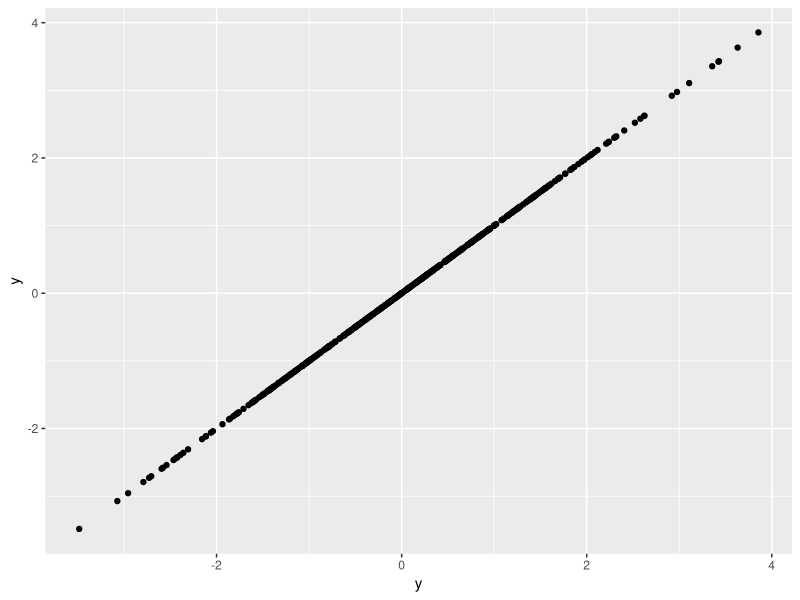

This chart was generated by the following R code:
## ---- chunk 1
library(ggplot2)
library(kableExtra)
## ---- chunk 2
# Set a random seed for reproducibility
set.seed(123)

# Create random data
x <- rnorm(500)
y <- rnorm(500) + 0.7 * x

# Combine x and y into a data frame
data <- data.frame(x, y)
## ---- chunk 3
ggplot(data = data) + 
  geom_point(aes(y, y))
## ---- chunk 4
# Manually create a function for residual sum of squares
# Args 
#   data: data.frame containing a x and y column 
#   par: numeric vector of two parameters 
# Rerun: numeric vector length 1 the MSE between predicted y and the observed y   
objective_function <- function(data, par) {
  
  predicted_y <- par[1] + par[2] * data$x
  SE <- (predicted_y - data$y)^2
  MSE <- mean(SE)
  return(MSE)
  
}
## ---- chunk 5
# Applying optim
optim_output <- optim(par = c(0, 1),
                      fn = objective_function,
                      data = data)

## ---- chunk 6
optim_output
## ---- chunk 7
alt_output <- optim(par = c(10, 10), fn = objective_function, data = data)
alt_output
## ---- chunk 8
alt_output_2 <- optim(par = c(0, -10), fn = objective_function, data = data)
alt_output_2
## ---- chunk 9
fit <- lm(data = data, formula = y ~ x)
## ---- chunk 10
fit
## ---- chunk 11
class(optim_output)
## ---- chunk 12
class(fit)
## ---- chunk 13

# Removing the names from the coefficient lists for fit
coeffs <- fit$coefficients
names(coeffs) <- NULL

# Making the dataframe to be converted into a table
method_names <- c("optim, par = (0, 1)",
                  "optim, par = (10, 10)",
                  "optim, par = (0, -10)",
                  "lm")
par1 <- c(unlist(optim_output, use.names = FALSE)[1], 
          unlist(alt_output, use.names = FALSE)[1],
          unlist(alt_output_2, use.names = FALSE)[1],
          coeffs[1])
par2 <- c(unlist(optim_output, use.names = FALSE)[2], 
          unlist(alt_output, use.names = FALSE)[2],
          unlist(alt_output_2, use.names = FALSE)[2],
          coeffs[2])

all_pars <- data.frame(method_names, par1, par2)

# Producing the table with kable
all_pars %>%
  kbl() %>%
  kable_styling()

## ---- chunk 14
predicted_data <- all_pars
predicted_data$x_neg100 <- all_pars$par1 + all_pars$par2 * (-100)
predicted_data$x_neg50 <- all_pars$par1 + all_pars$par2 * (-50)
predicted_data$x_0 <- all_pars$par1
predicted_data$x_50 <- all_pars$par1 + all_pars$par2 * (50)
predicted_data$x_100 <- all_pars$par1 + all_pars$par2 * (100)

# Producing the table with kable
predicted_data %>%
  kbl() %>%
  kable_styling()

## ---- chunk 15

# Calculating MSE
all_pars$MSE <- objective_function(data, c(all_pars$par1, all_pars$par2))

# Producing the table with kable
all_pars %>%
  kbl() %>%
  kable_styling()
